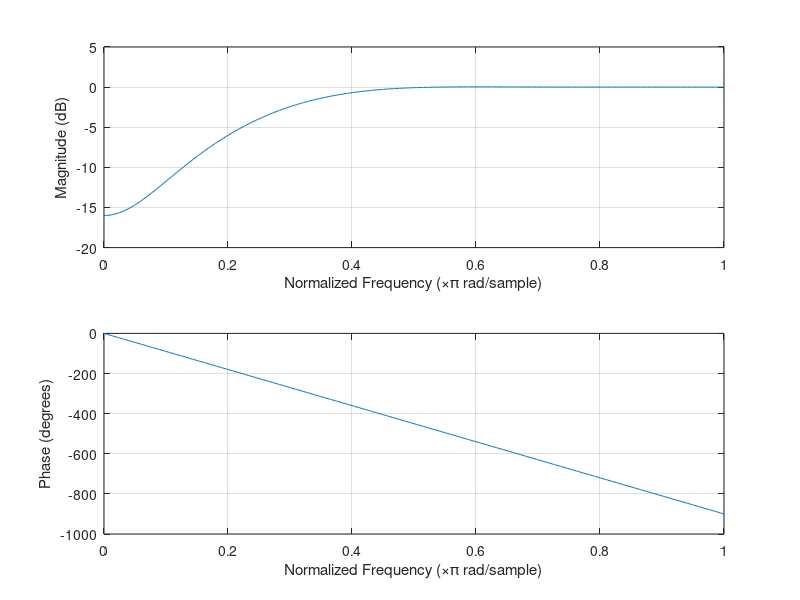

Reproduce this figure in MATLAB. (Note: this script raises an error after producing the figure.)
clear; clear all; pkg load signal; pkg load control;

% --------------------------------------------------------------------------------
% DATOS:
% --------------------------------------------------------------------------------
% Orden del filtro:
n  = 10;    % [  ]  

% Frecuencia de muestreo:
fs = 20e3;  % [Hz]

% Frecuencia maxima segun Nyquist:
fm = fs/2; % [Hz]

% Frecuencia de corte:
fc = 0.2*fm
% --------------------------------------------------------------------------------

% --------------------------------------------------------------------------------
% CALCULOS:
% --------------------------------------------------------------------------------
% Coeficientes ventana Hamming:
% Como no se especifica ventana, fir1 supone una tipo Hammington:
hamm = fir1(n, fc/fm, "high")

% Grafico en frecuencia del filtro:
freqz(hamm)
marker(1)
% --------------------------------------------------------------------------------
